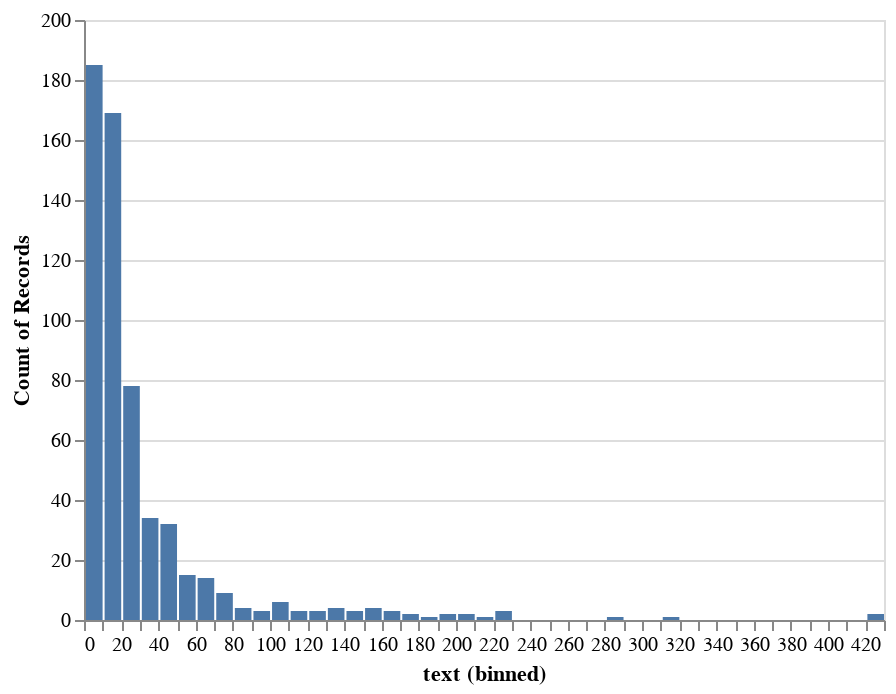

Source (notebook cell):
### Markdown cell above
### Histogram of number of notes by Hospital Admission - 10% random sample

### Code cell
alt.Chart(
    combined_df.groupby('hadm_id', as_index=False).text.count().sample(frac=.01, random_state=seed)
).mark_bar().encode(
    alt.X('text', bin=alt.BinParams(maxbins=50)),
    y='count()',
)

### Figure 1 — Vega-Lite specification as saved in the notebook (floating-point values rounded to 4 significant figures; data arrays with more than 128 entries replaced by an {"elided": "..."} marker saying what was removed)
{"$schema": "https://vega.github.io/schema/vega-lite/v3.3.0.json", "config": {"mark": {"tooltip": null}, "view": {"height": 300, "width": 400}}, "data": {"name": "data-09419aee630118b959c79f5e502a01db"}, "datasets": {"data-09419aee630118b959c79f5e502a01db": {"elided": "584 records"}}, "encoding": {"x": {"bin": {"maxbins": 50}, "field": "text", "type": "quantitative"}, "y": {"aggregate": "count", "type": "quantitative"}}, "mark": "bar"}
